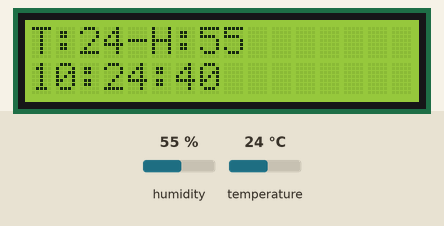
Recording of a program running on a simulated ESP8266 (NodeMCU). Shown: 16×2 character LCD. Inputs (shaded band) come from the test bench; at power-on: humidity 55 %, temperature 24 °C. WiFi joins after 1.5 s; servers stay silent unless stated; network time is answered at once with the bench clock; the local clock reads 2024-03-15 10:24:30 at power-on unless the program sets it; what the program prints to the serial monitor is not drawn.

Above: at 10.6 s.
10.7 s: humidity set to 22 %
At 20.5 s:
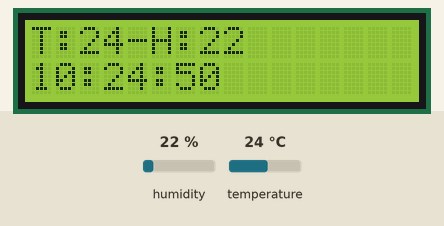
23.6 s: temperature set to 12 °C
At 30.6 s:
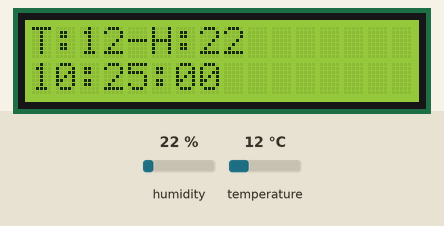
36.5 s: humidity set to 40 %
At 40.6 s:
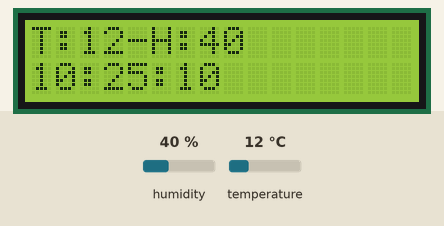
50.5 s: temperature set to 19 °C
At 60.6 s:
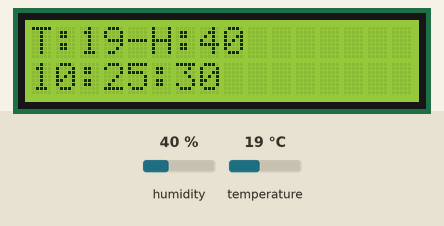
Timing chart, 0 to 62.1 s (numbered marks = the images above; inputs shaded):
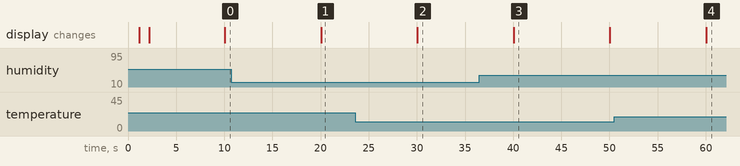

Measured:
- after the input at 10.7 s, the display: changes after 9.3 s (image 1)
- after the input at 23.6 s, the display: changes after 6.4 s (image 2)
- after the input at 50.5 s, the display: changes after 9.5 s (image 4)
- what the display in image 3 shows lasts 10.0 s, from 40.0 s to 50.0 s

The program:

main.cpp
```cpp
#include <Arduino.h>
#include <Wire.h>


#include "headers/dht_sensor.h"
#include "headers/google_sheets.h"
#include "headers/lcd.h"
#include "headers/connect_to_wifi.h"
#include "headers/time.h"
// #include "headers/azure_iot_hub_client.h"

unsigned long previousMillis = 0;
const long interval = 10000;

void setup() {
  Wire.begin(); // Initialize I2C communication protocol
  Serial.begin(115200); // Initialize and adjust speed for USB communication
  Serial.println("\nI2C Scanner");
  dht_init(); // Initialize DHT11 sensor
  lcd_init(); // Initialize LCD
  pinMode(LED_BUILTIN, OUTPUT); // Turn ON LED on ESP8266
  connectToWiFi(); // Connect to WiFi
  connectToSheets(); // Esteblish connection to goole sheets
  timeInit();
}

void loop() {
  unsigned long currentMillis = millis();
  if (currentMillis - previousMillis >= interval){

    DateTime formattedTime = getTime();
    SensorData sensorData = measureTempAndHumid(true);
    sendToLCD(("T:" + String(sensorData.temperature) + "-"+"H:" + String(sensorData.humidity)).c_str(),
              String(formattedTime.formattedTime).c_str());
    esp_arduion_sheet((formattedTime.formattedTime).c_str(), sensorData.temperature, sensorData.humidity);

    //sendSensDataToSheets(sensorData.temperature, sensorData.humidity);
    previousMillis = currentMillis;
  }
}
```

connect_to_wifi.h
```cpp
#ifndef CONNECT_TO_WIFI_H
#define CONNECT_TO_WIFI_H

#include <ESP8266WiFi.h>
#include "headers/lcd.h"
#include <cstdlib>

struct WiFicredentials {
    const char* ssid;
    const char* password;
};


void connectToWiFi();

#endif
```

dht_sensor.h
```cpp
#ifndef DHT_SENSOR_H
#define DHT_SENSOR_H

#include <DHT.h>

#define DHT_PIN 2
#define DHT_TYPE DHT11

struct SensorData {
  int temperature;
  int humidity;
};

extern DHT dht;  // Declare the DHT instance

void dht_init();
SensorData measureTempAndHumid(bool lcdMesSend = false);

#endif // TIME_H
```

google_sheets.h
```cpp
#ifndef GOOGLE_SHEETS_H
#define GOOGLE_SHEETS_H

#include "HTTPSRedirect.h"

extern const char *GScriptId;
extern String payload_base;
extern String payload;
extern const char* host;
extern const int httpsPort;
extern const char* fingerprint;
extern String url;
extern HTTPSRedirect* client;
extern const char* val0;
extern int val1;
extern int val2;

void connectToSheets();
void esp_arduion_sheet(const char* val0, int val1, int val2);

#endif
```

time.h
```cpp
#ifndef TIME_H
#define TIME_H

#include <NTPClient.h>
#include <WiFiUdp.h>

struct DateTime {
    String formattedDate;
    String formattedTime;
};

extern WiFiUDP ntpUDP;

void timeInit();
DateTime getTime();
#endif // TIME_H
```

azure_iot_hub_client.cpp
```cpp
// azure_iot_hub_client.cpp
/*#include "headers/azure_iot_hub_client.h"


// const char* connectionString = "https://dht11sensor3.azure-devices.net;DeviceId=7t7l177q9g;SharedAccessKey=7BijWFEBwBPv5zBKBkwDkLEykU8/XBvtYgwURoRPK+4=";


const char* SCOPE_ID = "0ne00BFF51A";
const char* DEVICE_ID = "7t7l177q9g";
const char* DEVICE_KEY = "7BijWFEBwBPv5zBKBkwDkLEykU8/XBvtYgwURoRPK+4=";

void on_event(IOTContext ctx, IOTCallbackInfo* callbackInfo) {
  // ConnectionStatus
  if (strcmp(callbackInfo->eventName, "ConnectionStatus") == 0) {
    LOG_VERBOSE("Is connected ? %s (%d)",
                callbackInfo->statusCode == IOTC_CONNECTION_OK ? "YES" : "NO",
                callbackInfo->statusCode);
    isConnected = callbackInfo->statusCode == IOTC_CONNECTION_OK;
    return;
  }

  // payload buffer doesn't have a null ending.
  // add null ending in another buffer before print
  AzureIOT::StringBuffer buffer;
  if (callbackInfo->payloadLength > 0) {
    buffer.initialize(callbackInfo->payload, callbackInfo->payloadLength);
  }

  LOG_VERBOSE("- [%s] event was received. Payload => %s\n",
              callbackInfo->eventName, buffer.getLength() ? *buffer : "EMPTY");

  if (strcmp(callbackInfo->eventName, "Command") == 0) {
    LOG_VERBOSE("- Command name was => %s\r\n", callbackInfo->tag);
  }
}
*/
```

connect_to_wifi.cpp
```cpp
#include "headers/connect_to_wifi.h"
#include <vector>


std::vector<WiFicredentials> wifiVector = {
    {"Smka", "74617461smka"},
    {"Boosteroid 2G", "YourDeviceOurPower"}
};

void connectToWiFi() {
    for (const auto &cred : wifiVector) {
        int i = 0;
        WiFi.begin(cred.ssid, cred.password);
        while (i < 5) {
            delay(1000);

            if (WiFi.status() == WL_CONNECTED) {
                Serial.print("Connected to SSID: ");
                Serial.println(cred.ssid);
                sendToLCD("Connected to ... ", cred.ssid);
                return;
            }

            Serial.print("Try connect to SSID: ");
            Serial.print(cred.ssid);
            Serial.print(". Retrying- ");
            Serial.println(i);
            sendToLCD("Try connect to:", cred.ssid);
            i++;
        }
    }
    sendToLCD("WiFi Failed!!!", "Stop Program!!");
    Serial.println("Failed connect to Wifi");
    delay(5000);
    exit(EXIT_FAILURE);
}
```

dht_sensor.cpp
```cpp
#include "headers/dht_sensor.h"
#include "headers/lcd.h"

DHT dht(DHT_PIN, DHT_TYPE);

void dht_init() {
  dht.begin();
  sendToLCD("DHT11 Started!");

}

SensorData measureTempAndHumid(bool lcdMesSend) {
  SensorData data;
  data.temperature = dht.readTemperature();
  data.humidity = dht.readHumidity();


  return data;
}
```

google_sheets.cpp
```cpp
// google_sheets.cpp
#include "headers/google_sheets.h"

const char *GScriptId = "AKfycbzhgeG9okK68YtrtftsflmayQ1rFS2r9UmR0sbtZqHaJ2Crwk-5Qzc-ifyXLNdJ0eOK";
String payload_base =  "{\"command\": \"insert_row\", \"sheet_name\": \"Sheet2\", \"values\": ";
String payload = "";
const char* host = "script.google.com";
const int httpsPort = 443;
const char* fingerprint = "";
String url = String("/macros/s/") + GScriptId + "/exec";
HTTPSRedirect* client = nullptr;
int value0 = 0;
int value1 = 0;
int value2 = 0;

void connectToSheets(){
  // Use HTTPSRedirect class to create a new TLS connection
  client = new HTTPSRedirect(httpsPort);
  client->setInsecure();
  client->setPrintResponseBody(true);
  client->setContentTypeHeader("application/json");

  Serial.print("Connecting to ");
  Serial.println(host);

  // Try to connect for a maximum of 5 times
  bool flag = false;
  for (int i=0; i<5; i++){
    int retval = client->connect(host, httpsPort);
    if (retval == 1){
       flag = true;
       Serial.println("Connected");
       break;
    }
    else
      Serial.println("Connection failed. Retrying...");
  }
  if (!flag){
    Serial.print("Could not connect to server: ");
    Serial.println(host);
    return;
  }
  delete client;    // delete HTTPSRedirect object
  client = nullptr; // delete HTTPSRedirect object
}

void esp_arduion_sheet(const char* val0, int val1 = 0, int val2 = 0){

  static bool flag = false;

  if (!flag){
    client = new HTTPSRedirect(httpsPort);
    client->setInsecure();
    flag = true;
    client->setPrintResponseBody(true);
    client->setContentTypeHeader("application/json");
  }
  if (client != nullptr){
    if (!client->connected()){
      client->connect(host, httpsPort);
    }
  }
  else{
    Serial.println("Error creating client object!");
  }

  // Create json object string to send to Google Sheets
  payload = payload_base + "\"" + val0 + "," + val1 + "," + val2 + "\"}";

  // Publish data to Google Sheets
  Serial.println("Publishing data...");
  Serial.println(payload);
  if(client->POST(url, host, payload)){
    // do stuff here if publish was successful
  }
  else{
    // do stuff here if publish was not successful
    Serial.println("Error while connecting");
  }
}
```

time.cpp
```cpp
#include <NTPClient.h>
#include <WiFiUdp.h>
#include "headers/time.h"

WiFiUDP ntpUDP;

NTPClient timeClient(ntpUDP, "pool.ntp.org");

void timeInit(){
    timeClient.begin();  // Initialize NTPClient
    timeClient.setTimeOffset(2 * 3600); // Adjust time zone offset (in seconds)
    timeClient.update();
    delay(300);
    // Attempt to update the time from the NTP server
    if (!timeClient.update()) {
        Serial.println("Failed to update time from NTP server. Check your internet connection.");
    } else {
        Serial.println("Time updated successfully.");
    }
}

// Get current time components
DateTime getTime(){

    time_t rawTime = timeClient.getEpochTime();
    Serial.print("Raw Epoch Time: " );
    Serial.println(rawTime);
    struct tm *timeinfo = localtime(&rawTime);

    DateTime dateTime;
    dateTime.formattedDate = ("[" + String(timeinfo->tm_year + 1900) + "." +
                           String(timeinfo->tm_mon + 1 < 10 ? "0" : "") + String(timeinfo->tm_mon + 1) + "." +
                           String(timeinfo->tm_mday < 10 ? "0" : "") + String(timeinfo->tm_mday) + "]");

    dateTime.formattedTime = (String(timeinfo->tm_hour < 10 ? "0" : "") + String(timeinfo->tm_hour) + ":" +
                           String(timeinfo->tm_min < 10 ? "0" : "") + String(timeinfo->tm_min) + ":" +
                           String(timeinfo->tm_sec < 10 ? "0" : "") + String(timeinfo->tm_sec));
    return dateTime;
}
```

lcd.h
```cpp
#ifndef LCD_H
#define LCD_H

#include <LiquidCrystal_I2C.h>

void lcd_init();
void sendToLCD(const char* v1 = "", const char* v2 = "");

#endif
```

lcd.cpp
```cpp
#include <LiquidCrystal_I2C.h>
#include <headers/lcd.h>

LiquidCrystal_I2C lcd(0x27, 16, 2);

// initialize LCD
void lcd_init() {
    lcd.init();
    lcd.begin(16, 2);
    lcd.backlight(); // Turn on backlight
    lcd.print("Loading....");
}

// send data to LCD display
void sendToLCD(const char* v1, const char* v2) {
    lcd.clear(); // Clear the LCD before printing new values

    lcd.setCursor(0, 0);
    lcd.print(v1);

    lcd.setCursor(0, 1);
    lcd.print(v2);
}
```
